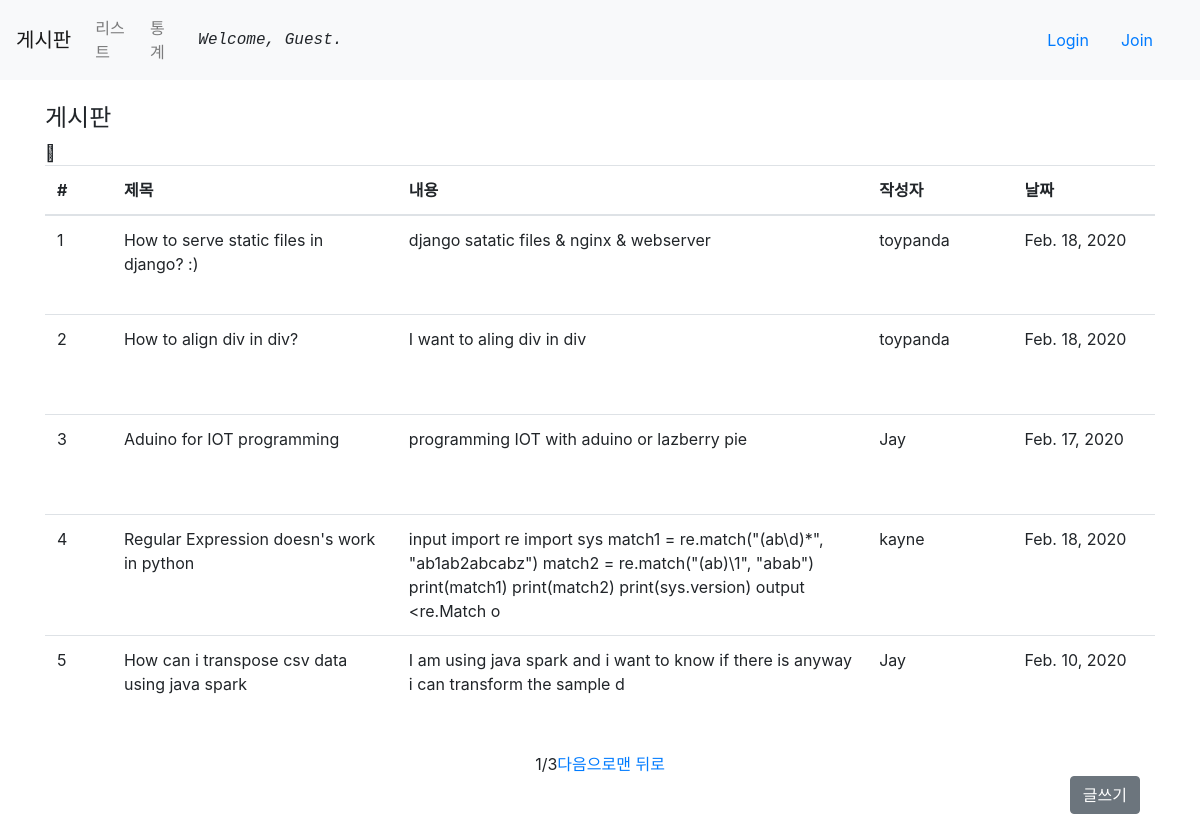
Page /main/list/ on the committed database.
### main/models.py (models this page shows, shortened)
class Post(models.Model):
    author = models.ForeignKey(settings.AUTH_USER_MODEL, on_delete=models.CASCADE)
    title = models.CharField(max_length=100, null=True)
    contents = models.TextField(null=True)
    writer = models.CharField(max_length=30, null=True)
    created = models.DateField(default=timezone.now(), null=True)
    photo = models.ImageField(blank=True, upload_to='post/%Y/%m/%d') # upload_to는 문자열 또는 함수 반환

### main/views.py (the view)
# urls.py: path('list/', views.list, name="list"),
def list(request):
    postAll = Post.objects.all()
    paginator = Paginator(postAll, 5)
    page = request.GET.get('page')
    postAll = paginator.get_page(page)
    context = {
        'postAll': postAll,
    }
    return render(request, 'main/list.html', context)

### main/templates/main/list.html (shortened to what this page needs)
{% extends 'main/base.html' %}
{% load static %}
{% block content %}
<div class="container">
    <h4 class="mt-4">게시판</h4>
    <table class="table table-hover">
        <thead>
            <tr>
                <th width=70px>#</th>
                <th width=300px>제목</th>
                <th width=500px>내용</th>
                <th width=150px>작성자</th>
                <th width=150px>날짜</th>
            </tr>
        </thead>
        <tbody>
        {% for post in postAll %}
            <tr style = "cursor:pointer;" onClick = " location.href='{% url 'post-detail' id=post.id %}' ">
                <td height=100px>{{post.id}}</td>
                <td>{{post.title}}</td>
                <td>{{post.contents}}</td>
                <td>{{post.writer}}</td>
                <td>{{post.created}}</td>
            </tr>
        {% endfor %}
        </tbody>
    </table>
    <div class="container">
        <ul class="nav justify-content-center">
            <span>{{postAll.number}}</span>
            <span>/</span>
            <span>{{postAll.paginator.num_pages}}</span>
            {% if postAll.has_next %}
            <a href="?page={{postAll.next_page_number}}">다음으로</a>
            <a href="?page={{postAll.paginator.num_pages}}">맨 뒤로</a>
            {% endif %}
        </ul>
        <div class="containter text-right">
            <button type="button" class="btn btn-secondary" onClick = " location.href='{% url 'create' %}' ">글쓰기</button>
</div>
{% endblock %}

### main/templates/main/base.html (shortened to what this page needs)
{% load static %}
<!DOCTYPE html>
<html lang="en">
<head>
    <link rel="stylesheet" href="https://stackpath.bootstrapcdn.com/bootstrap/4.4.1/css/bootstrap.min.css">
</head>
<body>
    <nav class="navbar navbar-expand-lg navbar-light bg-light">
        <a class="navbar-brand" href="/main/">게시판</a>
        <div class="collapse navbar-collapse" id="navbarNav">
          <ul class="navbar-nav">
            <li class="nav-item">
              <a class="nav-link" href="{% url 'list' %}">리스트</a>
            </li>
            <li class="nav-item">
              <a class="nav-link" href="{% url 'board' %}">통계</a>
            </li>
            {% if user.is_authenticated %}
            </ul>
            <div class="container">
              <span class="text-monospace font-italic">Welcome, {{ user.username }}.</span>
              <form class="form-inline">
                <a class="nav-link" href="{% url 'logout' %}">Logout</a>
              </form>
            </div>
            {% else %}
            </ul>
            <div class="container">
              <span class="text-monospace font-italic">Welcome, Guest.</span>
              <form class="form-inline">
                <a class="nav-link" href="{% url 'login' %}">Login</a>
                <a class="nav-link" href="{% url 'join' %}">Join</a>
              </form>
            </div>
            {% endif %}
        </div>
    </nav>
    {% block content %}
    {% endblock %}
</body>
</html>

### rows in the picture
Post: id "1", title "How to serve static files in django? :)", contents "django satatic files & nginx & webserver", writer "toypanda", created "Feb. 18, 2020"
Post: id "2", title "How to align div in div?", contents "I want to aling div in div", writer "toypanda", created "Feb. 18, 2020"
Post: id "3", title "Aduino for IOT programming", contents "programming IOT with aduino or lazberry pie", writer "Jay", created "Feb. 17, 2020"
Post: id "4", title "Regular Expression doesn's work in python", contents "input import re import sys match1 = re.match(\"(ab\\d)*\", \"ab1ab2abcabz\") match2 = re.match(\"(ab)\\1\", \"abab\") print(match1) print(match2) print(sys.version) output <re.Match o", writer "kayne", created "Feb. 18, 2020"
Post: id "5", title "How can i transpose csv data using java spark", contents "I am using java spark and i want to know if there is anyway i can transform the sample d", writer "Jay", created "Feb. 10, 2020"

### other values in the picture
{{ postAll.number }} "1"
{{ postAll.paginator.num_pages }} "3"
